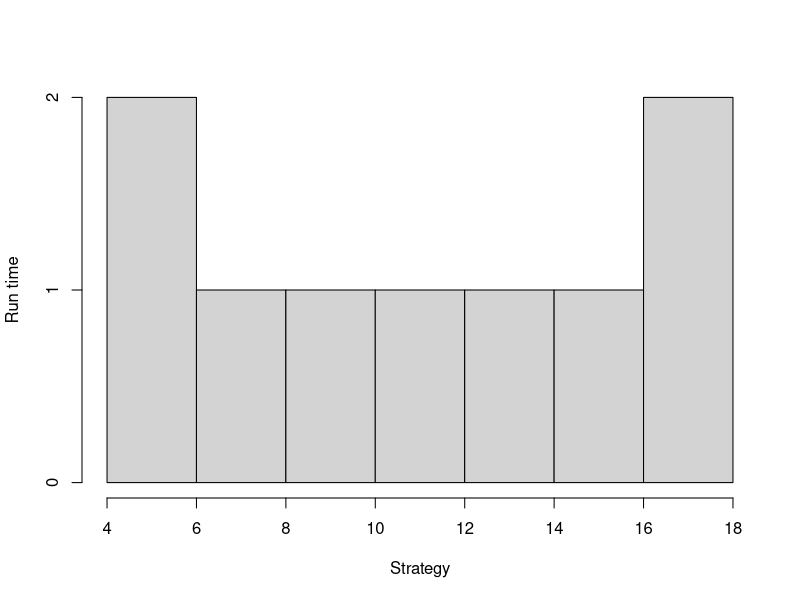
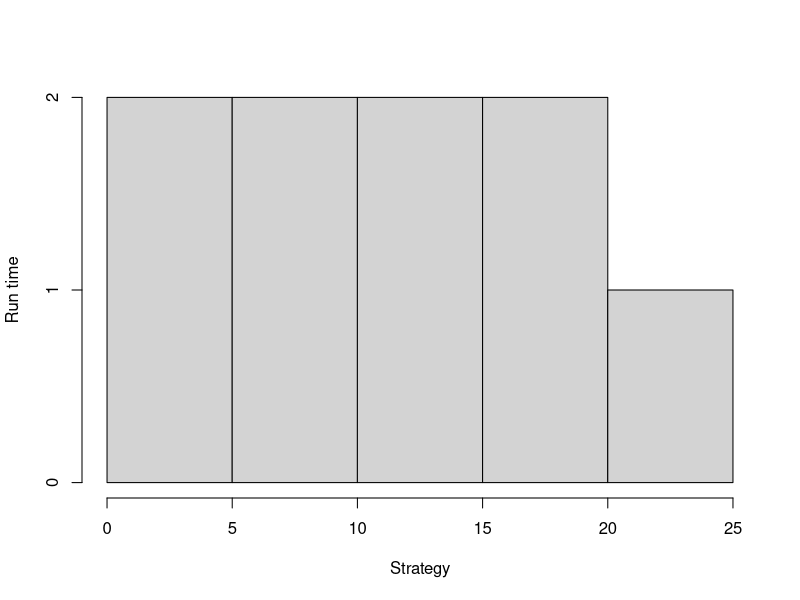
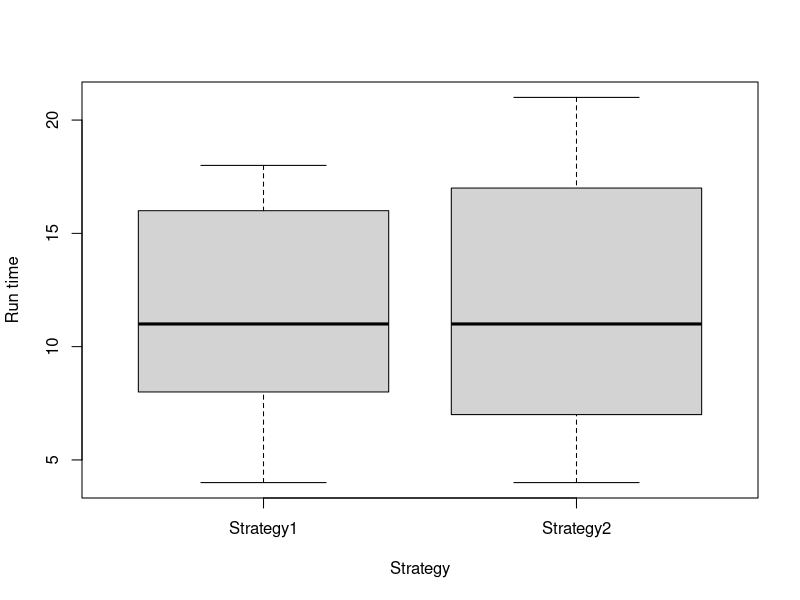
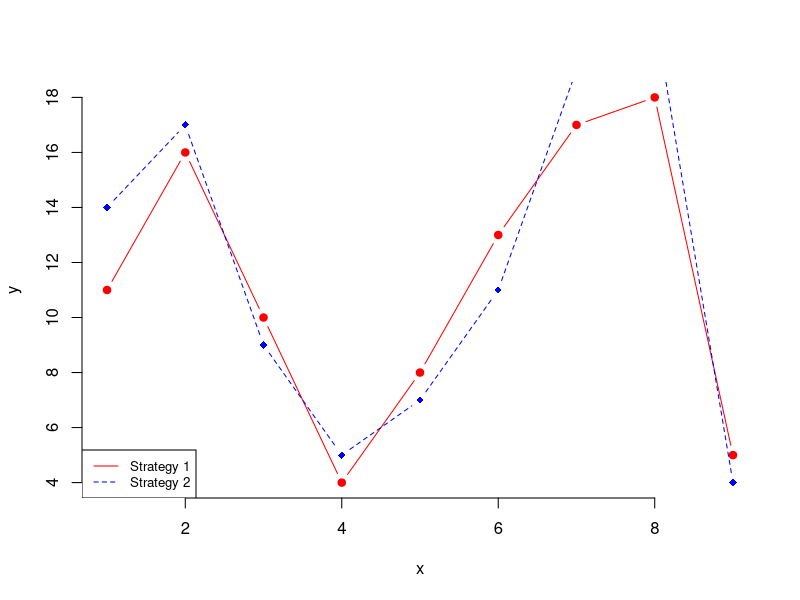
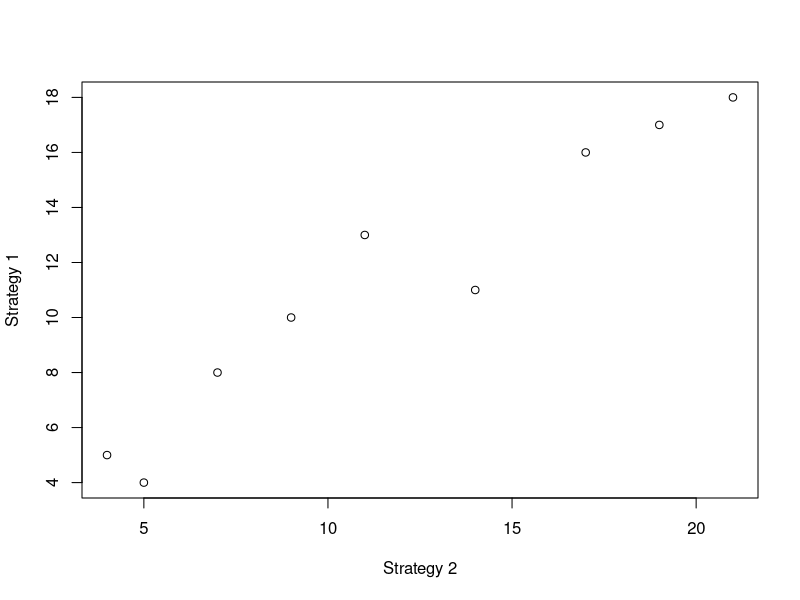

Reproduce these figures in R, in order.
#scenario
scenario <- c(1, 2, 3, 4, 5, 6, 7, 8, 9)
#Run time vectors

strategy1 <- c(11, 16, 10, 4, 8, 13, 17, 18, 5)
strategy2 <- c(14, 17, 9, 5, 7, 11, 19, 21, 4)
expRawResults <- data.frame(Strategy1=strategy1, Strategy2=strategy2)

#histogram of strategy1
hist(strategy1, ylab="Run time", xlab="Strategy", main="")

#histogram of strategy2
hist(strategy2, ylab="Run time", xlab="Strategy", main="")

#boxplot of both strategy1 and strategy2
boxplot(expRawResults, xlab="Strategy", ylab="Run time", main="")

#Comparing strategy1 and strategy2 lines per scenario
plot(strategy1 ~ scenario, type = "b", frame = FALSE, pch = 19, col = "red", xlab = "x", ylab = "y")
lines(strategy2 ~ scenario, pch = 18, col = "blue", type = "b", lty = 2)
legend("bottomleft", legend=c("Strategy 1", "Strategy 2"), col=c("red", "blue"), lty = 1:2, cex=0.8)

#Comparing strategy1 and strategy2 points (scatter plot)
plot(strategy1~strategy2, xlab="Strategy 2", ylab="Strategy 1", main="")